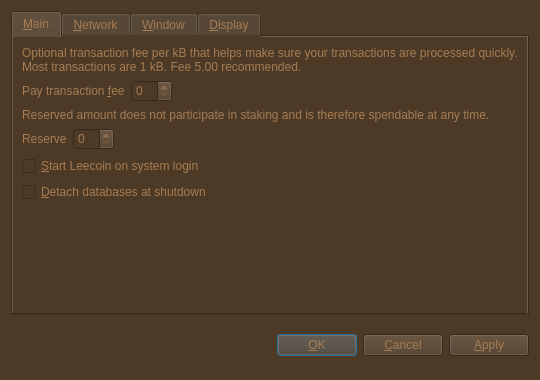
<?xml version="1.0" encoding="UTF-8"?>
<ui version="4.0">
 <class>OptionsDialog</class>
 <widget class="QDialog" name="OptionsDialog">
  <property name="geometry">
   <rect>
    <x>0</x>
    <y>0</y>
    <width>540</width>
    <height>380</height>
   </rect>
  </property>
  <property name="windowTitle">
   <string>Options</string>
  </property>
  <property name="styleSheet">
   <string notr="true">background-color: rgb(76, 58, 39);
color: rgb(166, 124, 82);</string>
  </property>
  <property name="modal">
   <bool>true</bool>
  </property>
  <layout class="QVBoxLayout" name="verticalLayout">
   <item>
    <widget class="QTabWidget" name="tabWidget">
     <property name="tabPosition">
      <enum>QTabWidget::North</enum>
     </property>
     <property name="currentIndex">
      <number>0</number>
     </property>
     <widget class="QWidget" name="tabMain">
      <attribute name="title">
       <string>&amp;Main</string>
      </attribute>
      <layout class="QVBoxLayout" name="verticalLayout_Main">
       <item>
        <widget class="QLabel" name="transactionFeeInfoLabel">
         <property name="text">
          <string>Optional transaction fee per kB that helps make sure your transactions are processed quickly. Most transactions are 1 kB. Fee 5.00 recommended.</string>
         </property>
         <property name="textFormat">
          <enum>Qt::PlainText</enum>
         </property>
         <property name="wordWrap">
          <bool>true</bool>
         </property>
        </widget>
       </item>
       <item>
        <layout class="QHBoxLayout" name="horizontalLayoutFee">
         <item>
          <widget class="QLabel" name="transactionFeeLabel">
           <property name="text">
            <string>Pay transaction &amp;fee</string>
           </property>
           <property name="textFormat">
            <enum>Qt::PlainText</enum>
           </property>
           <property name="buddy">
            <cstring>transactionFee</cstring>
           </property>
          </widget>
         </item>
         <item>
          <widget class="BitcoinAmountField" name="transactionFee"/>
         </item>
         <item>
          <spacer name="horizontalSpacerFee">
           <property name="orientation">
            <enum>Qt::Horizontal</enum>
           </property>
           <property name="sizeHint" stdset="0">
            <size>
             <width>40</width>
             <height>20</height>
            </size>
           </property>
          </spacer>
         </item>
        </layout>
       </item>
       <item>
        <widget class="QLabel" name="reserveBalanceInfoLabel">
         <property name="text">
          <string>Reserved amount does not participate in staking and is therefore spendable at any time.</string>
         </property>
         <property name="textFormat">
          <enum>Qt::PlainText</enum>
         </property>
         <property name="wordWrap">
          <bool>true</bool>
         </property>
        </widget>
       </item>
       <item>
        <layout class="QHBoxLayout" name="horizontalLayoutReserveBalance">
         <item>
          <widget class="QLabel" name="reserveBalanceLabel">
           <property name="text">
            <string>Reserve</string>
           </property>
           <property name="textFormat">
            <enum>Qt::PlainText</enum>
           </property>
           <property name="buddy">
            <cstring>reserveBalance</cstring>
           </property>
          </widget>
         </item>
         <item>
          <widget class="BitcoinAmountField" name="reserveBalance"/>
         </item>
         <item>
          <spacer name="horizontalSpacerReserveBalance">
           <property name="orientation">
            <enum>Qt::Horizontal</enum>
           </property>
           <property name="sizeHint" stdset="0">
            <size>
             <width>40</width>
             <height>20</height>
            </size>
           </property>
          </spacer>
         </item>
        </layout>
       </item>
       <item>
        <widget class="QCheckBox" name="bitcoinAtStartup">
         <property name="toolTip">
          <string>Automatically start Leecoin after logging in to the system.</string>
         </property>
         <property name="text">
          <string>&amp;Start Leecoin on system login</string>
         </property>
        </widget>
       </item>
       <item>
        <widget class="QCheckBox" name="detachDatabases">
         <property name="toolTip">
          <string>Detach block and address databases at shutdown. This means they can be moved to another data directory, but it slows down shutdown. The wallet is always detached.</string>
         </property>
         <property name="text">
          <string>&amp;Detach databases at shutdown</string>
         </property>
        </widget>
       </item>
       <item>
        <spacer name="verticalSpacer_Main">
         <property name="orientation">
          <enum>Qt::Vertical</enum>
         </property>
         <property name="sizeHint" stdset="0">
          <size>
           <width>20</width>
           <height>40</height>
          </size>
         </property>
        </spacer>
       </item>
      </layout>
     </widget>
     <widget class="QWidget" name="tabNetwork">
      <attribute name="title">
       <string>&amp;Network</string>
      </attribute>
      <layout class="QVBoxLayout" name="verticalLayout_Network">
       <item>
        <widget class="QCheckBox" name="mapPortUpnp">
         <property name="toolTip">
          <string>Automatically open the Leecoin client port on the router. This only works when your router supports UPnP and it is enabled.</string>
         </property>
         <property name="text">
          <string>Map port using &amp;UPnP</string>
         </property>
        </widget>
       </item>
       <item>
        <widget class="QCheckBox" name="connectSocks">
         <property name="toolTip">
          <string>Connect to the Leecoin network through a SOCKS proxy (e.g. when connecting through Tor).</string>
         </property>
         <property name="text">
          <string>&amp;Connect through SOCKS proxy:</string>
         </property>
        </widget>
       </item>
       <item>
        <layout class="QHBoxLayout" name="horizontalLayout_Network">
         <item>
          <widget class="QLabel" name="proxyIpLabel">
           <property name="text">
            <string>Proxy &amp;IP:</string>
           </property>
           <property name="textFormat">
            <enum>Qt::PlainText</enum>
           </property>
           <property name="buddy">
            <cstring>proxyIp</cstring>
           </property>
          </widget>
         </item>
         <item>
          <widget class="QValidatedLineEdit" name="proxyIp">
           <property name="maximumSize">
            <size>
             <width>140</width>
             <height>16777215</height>
            </size>
           </property>
           <property name="toolTip">
            <string>IP address of the proxy (e.g. 127.0.0.1)</string>
           </property>
          </widget>
         </item>
         <item>
          <widget class="QLabel" name="proxyPortLabel">
           <property name="text">
            <string>&amp;Port:</string>
           </property>
           <property name="textFormat">
            <enum>Qt::PlainText</enum>
           </property>
           <property name="buddy">
            <cstring>proxyPort</cstring>
           </property>
          </widget>
         </item>
         <item>
          <widget class="QLineEdit" name="proxyPort">
           <property name="maximumSize">
            <size>
             <width>55</width>
             <height>16777215</height>
            </size>
           </property>
           <property name="toolTip">
            <string>Port of the proxy (e.g. 9050)</string>
           </property>
          </widget>
         </item>
         <item>
          <widget class="QLabel" name="socksVersionLabel">
           <property name="text">
            <string>SOCKS &amp;Version:</string>
           </property>
           <property name="textFormat">
            <enum>Qt::PlainText</enum>
           </property>
           <property name="buddy">
            <cstring>socksVersion</cstring>
           </property>
          </widget>
         </item>
         <item>
          <widget class="QValueComboBox" name="socksVersion">
           <property name="toolTip">
            <string>SOCKS version of the proxy (e.g. 5)</string>
           </property>
          </widget>
         </item>
         <item>
          <spacer name="horizontalSpacer_Network">
           <property name="orientation">
            <enum>Qt::Horizontal</enum>
           </property>
           <property name="sizeHint" stdset="0">
            <size>
             <width>40</width>
             <height>20</height>
            </size>
           </property>
          </spacer>
         </item>
        </layout>
       </item>
       <item>
        <spacer name="verticalSpacer_Network">
         <property name="orientation">
          <enum>Qt::Vertical</enum>
         </property>
         <property name="sizeHint" stdset="0">
          <size>
           <width>20</width>
           <height>40</height>
          </size>
         </property>
        </spacer>
       </item>
      </layout>
     </widget>
     <widget class="QWidget" name="tabWindow">
      <attribute name="title">
       <string>&amp;Window</string>
      </attribute>
      <layout class="QVBoxLayout" name="verticalLayout_Window">
       <item>
        <widget class="QCheckBox" name="minimizeToTray">
         <property name="toolTip">
          <string>Show only a tray icon after minimizing the window.</string>
         </property>
         <property name="text">
          <string>&amp;Minimize to the tray instead of the taskbar</string>
         </property>
        </widget>
       </item>
       <item>
        <widget class="QCheckBox" name="minimizeOnClose">
         <property name="toolTip">
          <string>Minimize instead of exit the application when the window is closed. When this option is enabled, the application will be closed only after selecting Quit in the menu.</string>
         </property>
         <property name="text">
          <string>M&amp;inimize on close</string>
         </property>
        </widget>
       </item>
       <item>
        <spacer name="verticalSpacer_Window">
         <property name="orientation">
          <enum>Qt::Vertical</enum>
         </property>
         <property name="sizeHint" stdset="0">
          <size>
           <width>20</width>
           <height>40</height>
          </size>
         </property>
        </spacer>
       </item>
      </layout>
     </widget>
     <widget class="QWidget" name="tabDisplay">
      <attribute name="title">
       <string>&amp;Display</string>
      </attribute>
      <layout class="QVBoxLayout" name="verticalLayout_Display">
       <item>
        <layout class="QHBoxLayout" name="horizontalLayout_1_Display">
         <item>
          <widget class="QLabel" name="langLabel">
           <property name="text">
            <string>User Interface &amp;language:</string>
           </property>
           <property name="textFormat">
            <enum>Qt::PlainText</enum>
           </property>
           <property name="buddy">
            <cstring>lang</cstring>
           </property>
          </widget>
         </item>
         <item>
          <widget class="QValueComboBox" name="lang">
           <property name="toolTip">
            <string>The user interface language can be set here. This setting will take effect after restarting Leecoin.</string>
           </property>
          </widget>
         </item>
        </layout>
       </item>
       <item>
        <layout class="QHBoxLayout" name="horizontalLayout_2_Display">
         <item>
          <widget class="QLabel" name="unitLabel">
           <property name="text">
            <string>&amp;Unit to show amounts in:</string>
           </property>
           <property name="textFormat">
            <enum>Qt::PlainText</enum>
           </property>
           <property name="buddy">
            <cstring>unit</cstring>
           </property>
          </widget>
         </item>
         <item>
          <widget class="QValueComboBox" name="unit">
           <property name="toolTip">
            <string>Choose the default subdivision unit to show in the interface and when sending coins.</string>
           </property>
          </widget>
         </item>
        </layout>
       </item>
       <item>
        <widget class="QCheckBox" name="displayAddresses">
         <property name="toolTip">
          <string>Whether to show Leecoin addresses in the transaction list or not.</string>
         </property>
         <property name="text">
          <string>&amp;Display addresses in transaction list</string>
         </property>
        </widget>
       </item>
       <item>
        <widget class="QCheckBox" name="coinControlFeatures">
         <property name="toolTip">
          <string>Whether to show coin control features or not.</string>
         </property>
         <property name="text">
          <string>Display coin &amp;control features (experts only!)</string>
         </property>
        </widget>
       </item>
       <item>
        <spacer name="verticalSpacer_Display">
         <property name="orientation">
          <enum>Qt::Vertical</enum>
         </property>
         <property name="sizeHint" stdset="0">
          <size>
           <width>20</width>
           <height>40</height>
          </size>
         </property>
        </spacer>
       </item>
      </layout>
     </widget>
    </widget>
   </item>
   <item>
    <layout class="QHBoxLayout" name="horizontalLayout_Buttons">
     <item>
      <spacer name="horizontalSpacer_1">
       <property name="orientation">
        <enum>Qt::Horizontal</enum>
       </property>
       <property name="sizeHint" stdset="0">
        <size>
         <width>40</width>
         <height>48</height>
        </size>
       </property>
      </spacer>
     </item>
     <item>
      <widget class="QLabel" name="statusLabel">
       <property name="font">
        <font>
         <weight>75</weight>
         <bold>true</bold>
        </font>
       </property>
       <property name="text">
        <string/>
       </property>
       <property name="textFormat">
        <enum>Qt::PlainText</enum>
       </property>
       <property name="wordWrap">
        <bool>true</bool>
       </property>
      </widget>
     </item>
     <item>
      <spacer name="horizontalSpacer_2">
       <property name="orientation">
        <enum>Qt::Horizontal</enum>
       </property>
       <property name="sizeHint" stdset="0">
        <size>
         <width>40</width>
         <height>48</height>
        </size>
       </property>
      </spacer>
     </item>
     <item>
      <widget class="QPushButton" name="okButton">
       <property name="text">
        <string>&amp;OK</string>
       </property>
      </widget>
     </item>
     <item>
      <widget class="QPushButton" name="cancelButton">
       <property name="text">
        <string>&amp;Cancel</string>
       </property>
       <property name="autoDefault">
        <bool>false</bool>
       </property>
      </widget>
     </item>
     <item>
      <widget class="QPushButton" name="applyButton">
       <property name="text">
        <string>&amp;Apply</string>
       </property>
       <property name="autoDefault">
        <bool>false</bool>
       </property>
      </widget>
     </item>
    </layout>
   </item>
  </layout>
 </widget>
 <customwidgets>
  <customwidget>
   <class>BitcoinAmountField</class>
   <extends>QSpinBox</extends>
   <header>bitcoinamountfield.h</header>
  </customwidget>
  <customwidget>
   <class>QValueComboBox</class>
   <extends>QComboBox</extends>
   <header>qvaluecombobox.h</header>
  </customwidget>
  <customwidget>
   <class>QValidatedLineEdit</class>
   <extends>QLineEdit</extends>
   <header>qvalidatedlineedit.h</header>
  </customwidget>
 </customwidgets>
 <resources/>
 <connections/>
</ui>
